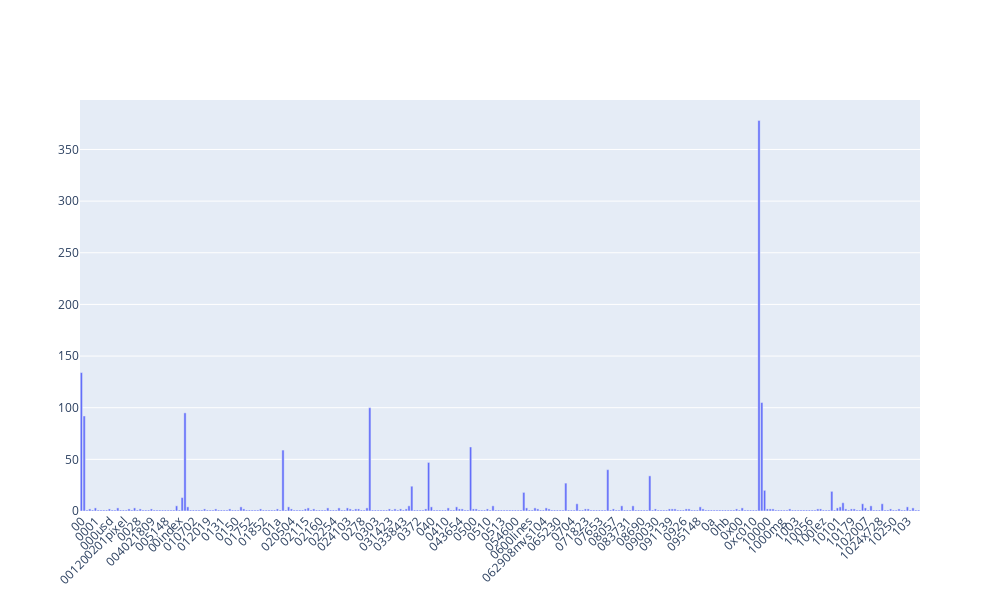

Write notebook code for a chart like this one.
### Markdown cell above
### >>> **Exercise 12 (take home):**
If you want a nicer interactive visualization here, I would encourage you try to install and use plotly to achieve this.

### Code cell
# Answer here
import numpy as np
import plotly.graph_objects as go
term_frequencies = []
for j in range(0,X_counts.shape[1]):
    term_frequencies.append(sum(X_counts[:,j].toarray()))
term_frequencies = np.asarray(X_counts.sum(axis=0))[0]

fig = go.Figure([go.Bar(x=count_vect.get_feature_names_out()[:300], y=term_frequencies[:300])])
fig.update_layout(
    xaxis_tickangle=-45, 
    template='plotly',   
    width=1000,           
    height=600           
)
fig.show()

### Figure 1 — Plotly figure (JSON) as saved in the notebook; plotly's stock layout.template omitted (floating-point values rounded to 4 significant figures; data arrays with more than 128 entries replaced by an {"elided": "..."} marker saying what was removed)
{"data": [{"type": "bar", "x": {"elided": "300 str values"}, "y": {"elided": "300 int values"}}], "layout": {"height": 600, "width": 1000, "xaxis": {"tickangle": -45}}}
